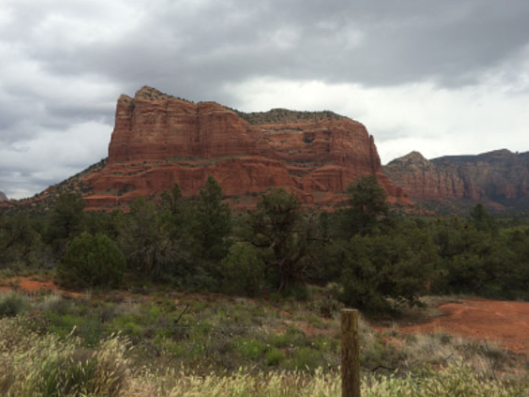
#> input picture left.jpg, 529 x 397 px
$ python task2.py
#> lines starting #> are read from the running program, lines starting #| are printed output that depends on the picture
"""
Image Stitching Problem
(Due date: Oct. 23, 3 P.M., 2019)
The goal of this task is to stitch two images of overlap into one image.
To this end, you need to find feature points of interest in one image, and then find
the corresponding ones in another image. After this, you can simply stitch the two images
by aligning the matched feature points.
For simplicity, the input two images are only clipped along the horizontal direction, which
means you only need to find the corresponding features in the same rows to achieve image stiching.

Do NOT modify the code provided to you.
You are allowed use APIs provided by numpy and opencv, except “cv2.findHomography()” and
APIs that have “stitch”, “Stitch”, “match” or “Match” in their names, e.g., “cv2.BFMatcher()” and
“cv2.Stitcher.create()”.
"""
import cv2
import numpy as np
import random

def compute_keypoint(image):

    gray= cv2.cvtColor(image,cv2.COLOR_BGR2GRAY)
    kaze = cv2.KAZE_create()
    kp, des = kaze.detectAndCompute(gray,None)

    kp = np.float32([i.pt for i in kp])
    return (kp,des)

def match_keypoint(kpl,kpr,desl,desr):

    matcher = cv2.BFMatcher()
    rawMatches = matcher.knnMatch(desr, desl, 2)
    matches = []

    # loop over the raw matches
    for m in rawMatches:
        if m[0].distance < m[1].distance * 0.75:
                matches.append((m[0].trainIdx, m[0].queryIdx))


    ptsA = np.float32([kpr[i] for (_, i) in matches])
    ptsB = np.float32([kpl[i] for (i, _) in matches])

    (H, status) = cv2.findHomography(ptsA, ptsB, cv2.RANSAC)

    return (matches, H, status)


def solution(left_img, right_img):
    """
    :param left_img:
    :param right_img:
    :return: you need to return the result image which is stitched by left_img and right_img
    """


    #raise NotImplementedError

    kpl,desl=compute_keypoint(left_img)
    kpr,desr=compute_keypoint(right_img)

    m,H,s=match_keypoint(kpl,kpr,desl,desr)

    result = cv2.warpPerspective(right_img, H,(right_img.shape[1] + left_img.shape[1], right_img.shape[0]))

    result[0:left_img.shape[0], 0:left_img.shape[1]] = left_img

    return result


if __name__ == "__main__":
    left_img = cv2.imread('left.jpg')
#> left_img is the input picture: shape (397, 529, 3); mean B, G, R 101.4, 112.9, 118.8
    right_img = cv2.imread('right.jpg')
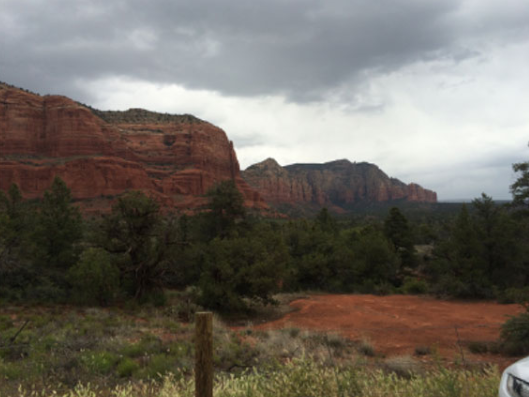
#> input picture right.jpg, 529 x 397 px
#> right_img is the input picture: shape (397, 529, 3); mean B, G, R 97.1, 105.1, 110.5
    result_image = solution(left_img, right_img)
#> in compute_keypoint, `gray= cv2.cvtColor(image,cv2.COLOR_BGR2GRAY)`:
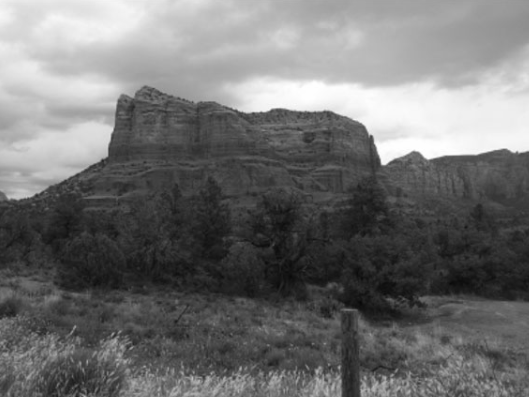
#> gray: shape (397, 529); min 7, max 255, mean 113.4
#> in compute_keypoint, `kp, des = kaze.detectAndCompute(gray,None)`: kp = 192 keypoints; strongest (x, y, size): (388, 150, 16.5), (391, 153, 20.5), (346, 143, 36.6), (384, 160, 5.9)
#> in compute_keypoint, `kp = np.float32([i.pt for i in kp])`: kp = 192 pairs, first value 8.81 to 521, second value 89.8 to 385.5
#> in solution, `kpl,desl=compute_keypoint(left_img)`: kpl has the same summary as kp in compute_keypoint
#> in compute_keypoint (call 2), `gray= cv2.cvtColor(image,cv2.COLOR_BGR2GRAY)`:
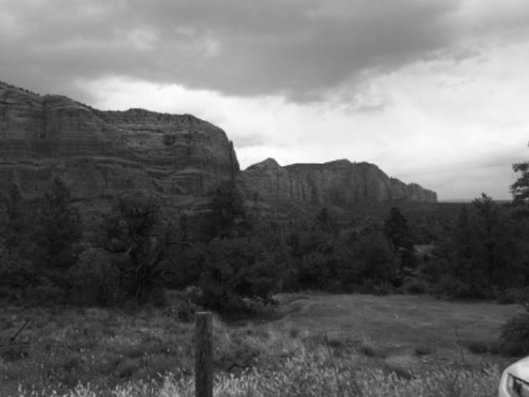
#> gray: shape (397, 529); min 5, max 254, mean 105.8
#> in compute_keypoint (call 2), `kp, des = kaze.detectAndCompute(gray,None)`: kp = 164 keypoints; strongest (x, y, size): (247, 156, 16.5), (255, 131, 38.7), (205, 146, 36.9), (305, 160, 35.8)
#> in compute_keypoint (call 2), `kp = np.float32([i.pt for i in kp])`: kp = 164 pairs, first value 40.08 to 519.3, second value 87.46 to 387.7
#> in solution, `kpr,desr=compute_keypoint(right_img)`: kpr has the same summary as kp in compute_keypoint
#> in match_keypoint, `rawMatches = matcher.knnMatch(desr, desl, 2)`: rawMatches = 164 matches
#> after the loop in match_keypoint, `for m in rawMatches:`: matches = 67 pairs, first value 2 to 190, second value 0 to 162
#> in match_keypoint, `ptsA = np.float32([kpr[i] for (_, i) in matches])`: ptsA = 67 pairs, first value 40.11 to 476, second value 90.89 to 387.7
#> in match_keypoint, `ptsB = np.float32([kpl[i] for (i, _) in matches])`: ptsB = 67 pairs, first value 194 to 498, second value 94.95 to 378.6
#> in match_keypoint, `(H, status) = cv2.findHomography(ptsA, ptsB, cv2.RANSAC)`: H = [[0.698, 0.0455, 157.1], [-0.13, 0.923, 18.23], [-0.000581, 6.01e-05, 1]]; status = 67 values, max 1 at index 0, min 0 at index 5, mean 0.687
#> in solution, `m,H,s=match_keypoint(kpl,kpr,desl,desr)`: m has the same summary as matches in match_keypoint; s has the same summary as status in match_keypoint
#> in solution, `result = cv2.warpPerspective(right_img, H,(right_img.shape[1] + left_i..`:
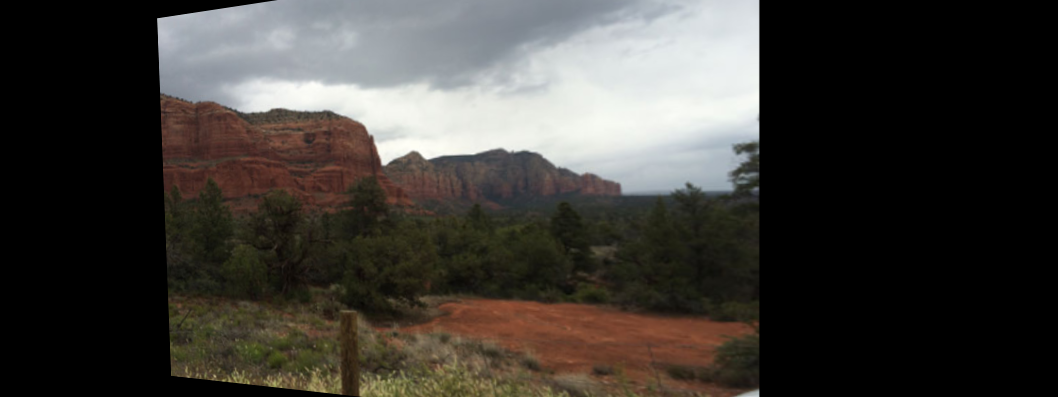
#> result: shape (397, 1058, 3); mean B, G, R 55.7, 60, 63
#> in solution, `result[0:left_img.shape[0], 0:left_img.shape[1]] = left_img`:
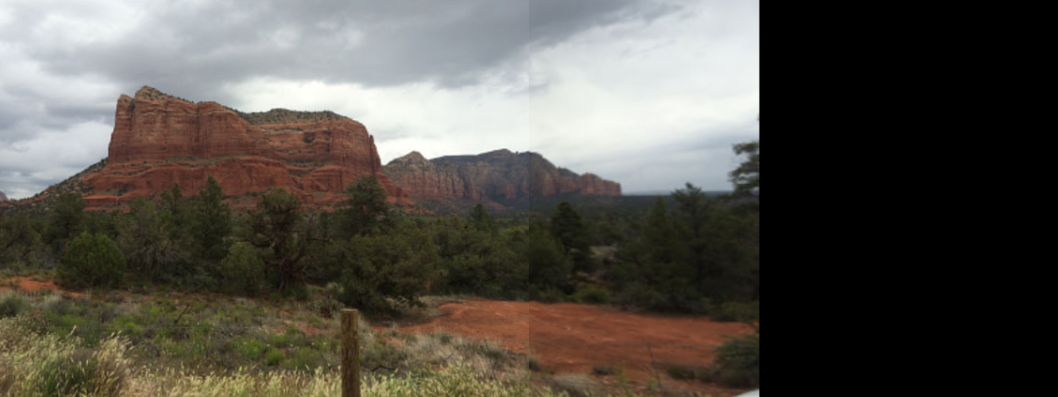
#> result: shape (397, 1058, 3); mean B, G, R 76.4, 83.5, 87.5
    cv2.imwrite('results/task2_result.jpg',result_image)
